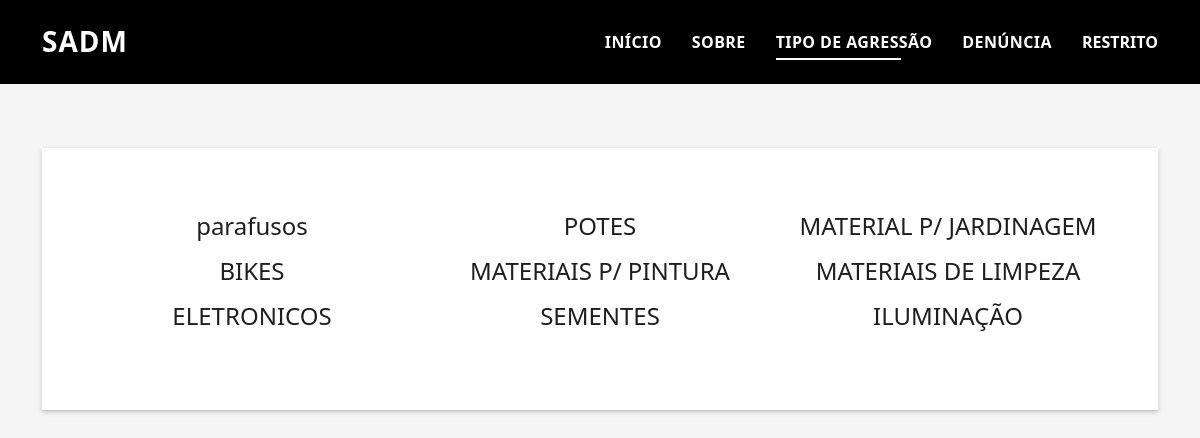
The app's page /agressao.php with its own data.
### tables this page shows
CREATE TABLE CATEGORIA ( 
idcategoria int not null auto_increment,
nome varchar(45) not null,
primary key (idcategoria)
);

### agressao.php (the view, shortened to what this page needs)
<?php
include_once "scripts/connection.php";
?>
<!DOCTYPE html>
<html lang="pt-BR">
<head>
    <link href="assets/vendor/bootstrap/css/bootstrap.min.css" rel="stylesheet">
    <link href="assets/vendor/bootstrap-icons/bootstrap-icons.css" rel="stylesheet">
    <link href="assets/vendor/glightbox/css/glightbox.min.css" rel="stylesheet">
    <link href="assets/vendor/swiper/swiper-bundle.min.css" rel="stylesheet">
    <link href="assets/css/style.css" rel="stylesheet">
</head>
<body>
    <header style="background-color: black;" id="header" class="absolut-top">
        <div class="container d-flex align-items-center justify-content-between">
            <h1 class="logo"><a href="index.html">SADM</a></h1>
            <nav id="navbar" class="navbar">
                <ul>
                    <li><a class="nav-link scrollto " href="./#hero">iNÍCIO</a></li>
                    <li><a class="nav-link scrollto" href="./#about">SOBRE</a></li>
                    <li><a class="nav-link scrollto active" href="./agressao.php">TIPO DE AGRESSÃO</a></li>
                    <li><a class="nav-link scrollto" href="./#contact">DENÚNCIA</a></li>
                    <li><a class="nav-link scrollto"><button data-bs-toggle="modal" data-bs-target="#modal" class="nav-link scrollto">RESTRITO</button></a></li>
                </ul>
            </nav>
        </div>
    </header>
    <main id="main">
        <section id="" class="about-mf sect-pt4 route">
            <div class="container">
                <div class="row">
                    <div class="col-sm-12">
                        <div class="box-shadow-full">
                            <div class="row">
                                <?php
                                $sql = "SELECT * FROM categoria";
                                $result = mysqli_query($conn, $sql);
                                if (mysqli_num_rows($result) > 0) {
                                    while ($row = mysqli_fetch_assoc($result)) {?>
                                        <div class="col-4 ">
                                            <h4 class="text-center"><?php echo $row['nome']; ?></h4>
                                        </div>
                                 <?php   }
                                } else {
                                }
                                ?>
                            </div>
                        </div>
                    </div>
                </div>
            </div>
        </section>
    </main>
</body>
</html>

### assets/css/style.css (style rules this page uses)
body { background-color: #f5f5f5; color: #4e4e4e; }
h1, h2, h3, h4, h5, h6 { color: #1e1e1e; }
a { color: #1e1e1e; text-decoration: none; transition: all 0.5s ease-in-out; }
.sect-pt4 { padding-top: 4rem; }
.box-shadow-full { padding: 3rem 1.25rem; position: relative; background-color: #fff; margin-bottom: 3rem; z-index: 2; box-shadow: 0 1px 1px 0 rgba(0, 0, 0, 0.06), 0 2px 5px 0 rgba(0, 0, 0, 0.2); }
@media (min-width: 768px) { .box-shadow-full { padding: 3rem; } }
#header { transition: all 0.5s; z-index: 997; padding: 20px 0; }
#header .logo { font-size: 28px; margin: 0; padding: 0; font-weight: 600; letter-spacing: 1px; }
#header .logo a { color: #fff; }
.navbar { padding: 0; }
.navbar ul { margin: 0; padding: 0; display: flex; list-style: none; align-items: center; }
.navbar li { position: relative; }
.navbar>ul>li { white-space: nowrap; padding: 10px 0 10px 30px; }
.navbar a, .navbar a:focus { display: flex; align-items: center; justify-content: space-between; color: #fff; font-size: 16px; font-weight: 600; padding: 0; white-space: nowrap; transition: 0.3s; letter-spacing: 0.4px; position: relative; text-transform: uppercase; }
.navbar>ul>li>a:before { content: ""; position: absolute; width: 100%; height: 2px; bottom: -6px; left: 0; width: 0; background-color: #fff; visibility: hidden; transition: all 0.3s ease-in-out 0s; }
.navbar a:hover:before, .navbar li:hover>a:before, .navbar .active:before { visibility: visible; width: 80%; }
.navbar a:hover, .navbar .active, .navbar .active:focus, .navbar li:hover>a { color: #fff; }
.about-mf .box-shadow-full { padding-top: 4rem; padding-bottom: 4rem; }

### records on screen
categoria: nome "parafusos"
categoria: nome "POTES"
categoria: nome "MATERIAL P/ JARDINAGEM"
categoria: nome "BIKES"
categoria: nome "MATERIAIS P/ PINTURA"
categoria: nome "MATERIAIS DE LIMPEZA"
categoria: nome "ELETRONICOS"
categoria: nome "SEMENTES"
categoria: nome "ILUMINAÇÃO"
